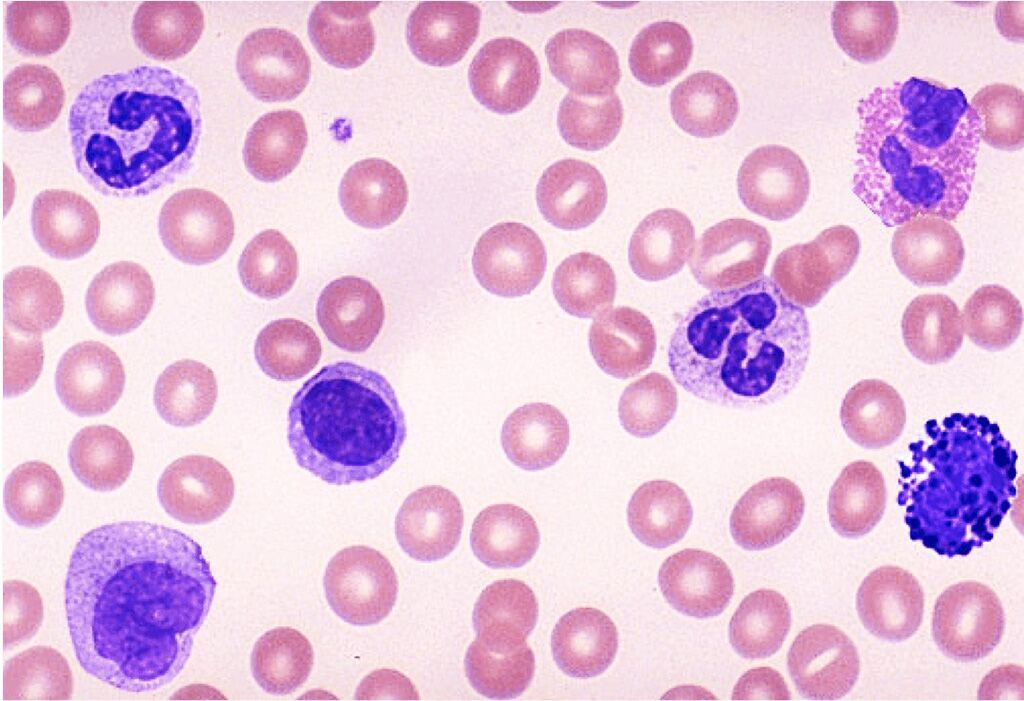
%> input picture Clase2/imagen.jpeg, 1024 x 701 px
$ octave ProcesadoLeucositos.m   (GNU Octave 9; MATLAB toolbox functions it lacks are replaced by stand-ins)
%> lines starting %> are read from the running program, lines starting %| are printed output that depends on the picture; in (x1, y1, x2, y2) boxes, pixels count from 0 and x2, y2 are one past the last pixel; in counts of white or black regions, pixels touching at a corner belong together; the program's own positions count from 1
clear all, close all, clc
a = imread('imagen.jpeg');
%> a is the input picture: size 701x1024x3 uint8; mean R, G, B 227.5, 190.9, 221
a1 = a;
figure; imshow (a); impixelinfo
b = rgb2gray(a);
figure; imshow(b); impixelinfo
figure; imhist(b)
%> after `imhist(b)`:
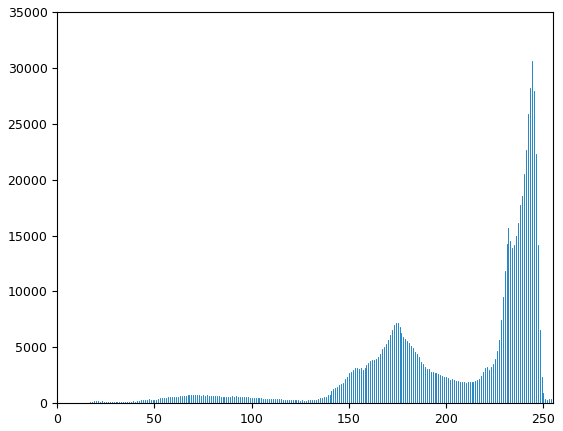
%> figure redrawn from the program's plot data; highest point at x = 244, y = 30582
c = b;
c(c<50) = 0;
%> c: size 701x1024 uint8; min 0, max 255, mean 205
c(c>130) = 0;
d = c;
figure; imshow(c);
c(c>0) = 255;
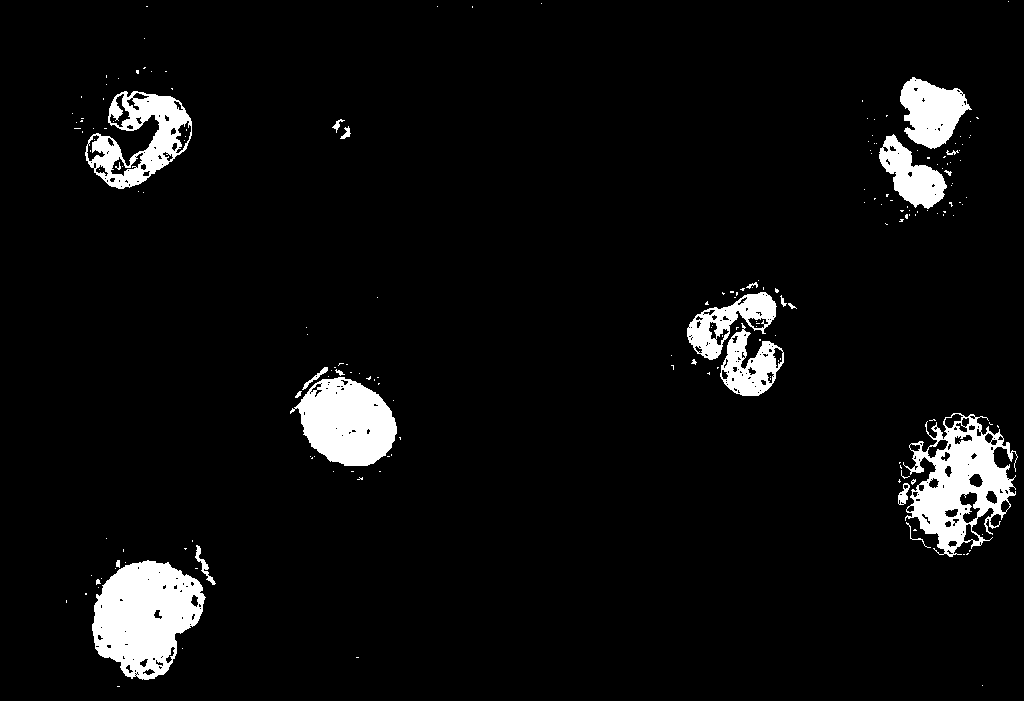
%> c: size 701x1024 uint8; 5.5% white; 192 white regions (169 under 20 px), largest, box (x1, y1, x2, y2) and area: (92, 560, 206, 680) 9123, (903, 413, 1018, 557) 7672, (290, 377, 397, 466) 6441
figure; imshow([b,d,c]);
%> after `imshow([b,d,c])`:
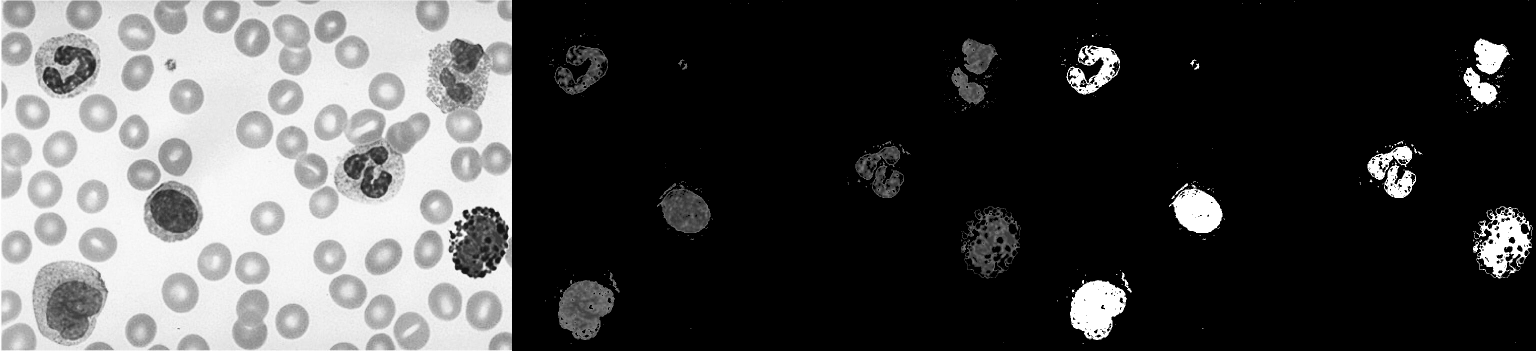
%> displayed picture: size 701x3072, on the screen's scale of 0 to 255 (shown at 1/2 size); min 0, max 255, mean 74.7
e = cat(3,c,c,c);
a(e==0) = 0;
figure; imshow(a);
f = b;
b(b<150)=0; b(b>200)=0; b(b>0)=255;
%> after `b(b<150)=0`:
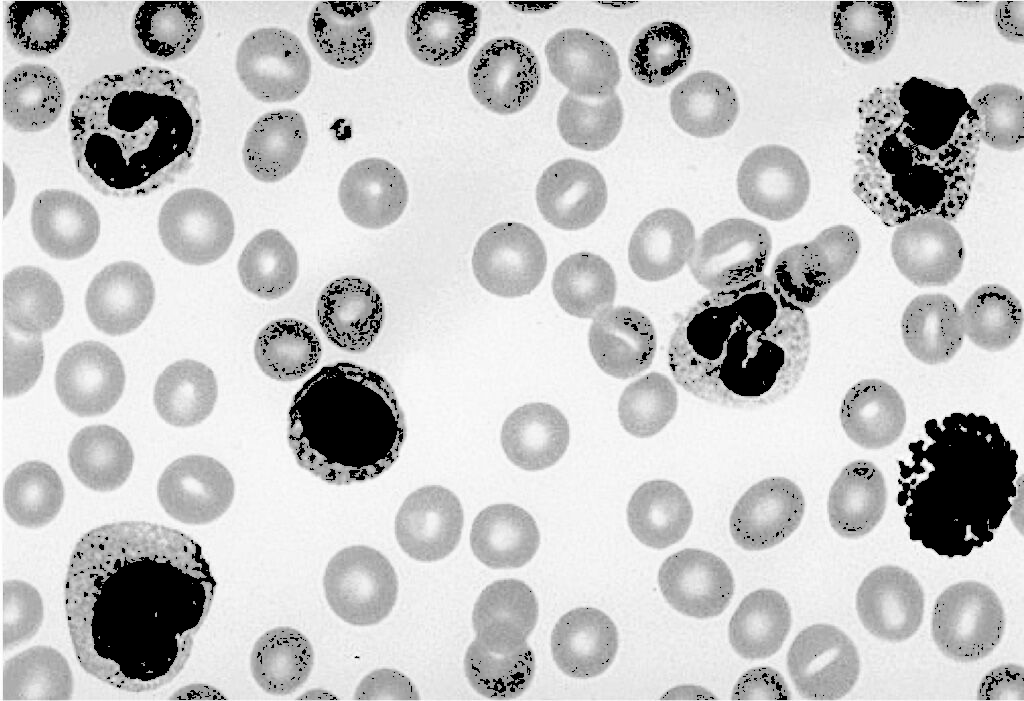
%> b: size 701x1024 uint8; min 0, max 255, mean 196.4
%> after `b(b>0)=255`: b: size 701x1024 uint8; 29.5% white; 348 white regions (255 under 20 px), largest, box (x1, y1, x2, y2) and area: (853, 81, 1024, 285) 11474, (668, 219, 860, 399) 10641, (65, 522, 217, 692) 8389
figure; imshow(b);
g = cat(3,b,b,b);
a1(g==0) = 0;
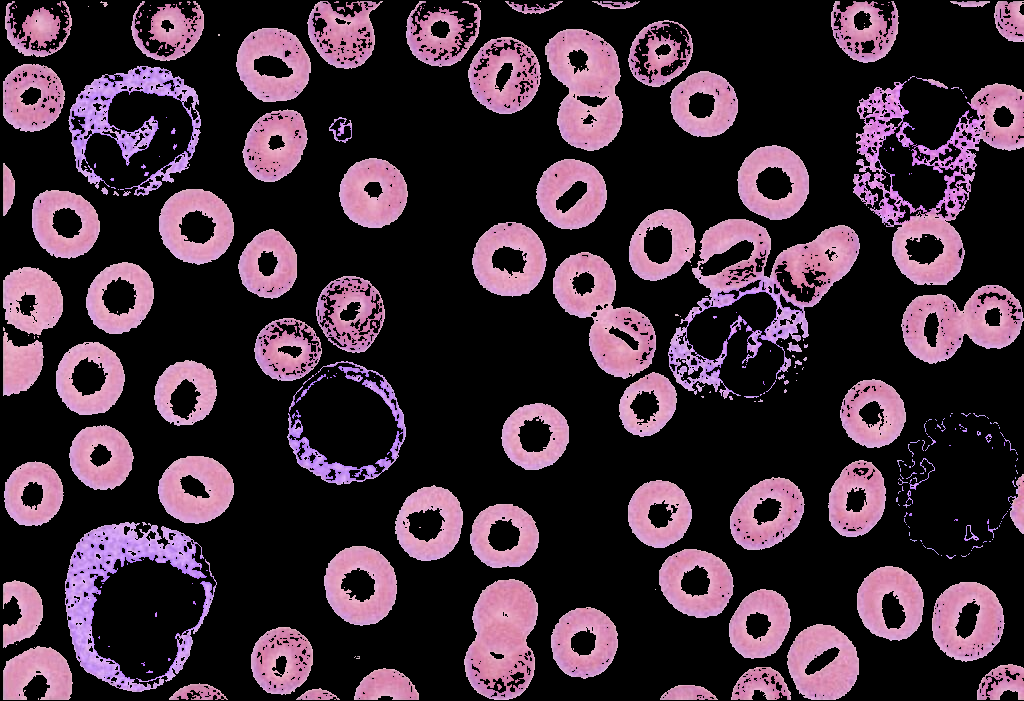
%> a1: size 701x1024x3 uint8; mean R, G, B 63.5, 44.1, 57.3
figure; imshow([f,b]);
%> after `imshow([f,b])`:
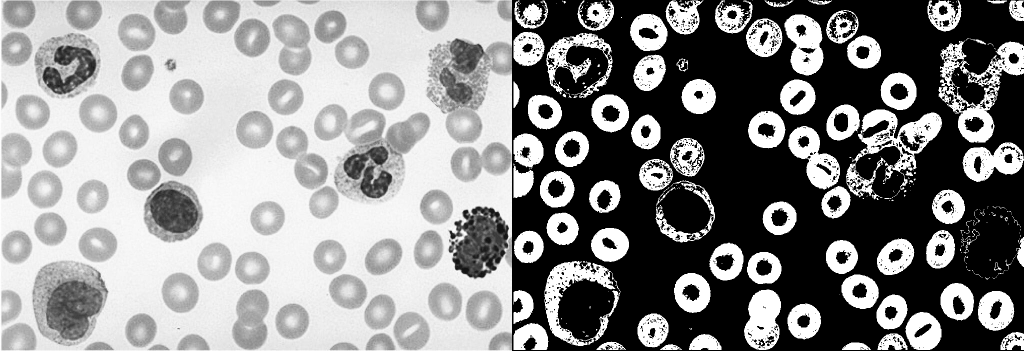
%> displayed picture: size 701x2048, on the screen's scale of 0 to 255 (shown at 1/2 size); min 0, max 255, mean 140.2
figure; imshow(a1);
[fil,col,cap] = size(a);
%> fil = 701; col = 1024; cap = 3
area_total = fil*col
%> area_total = 717824
d(d>0) = 1;
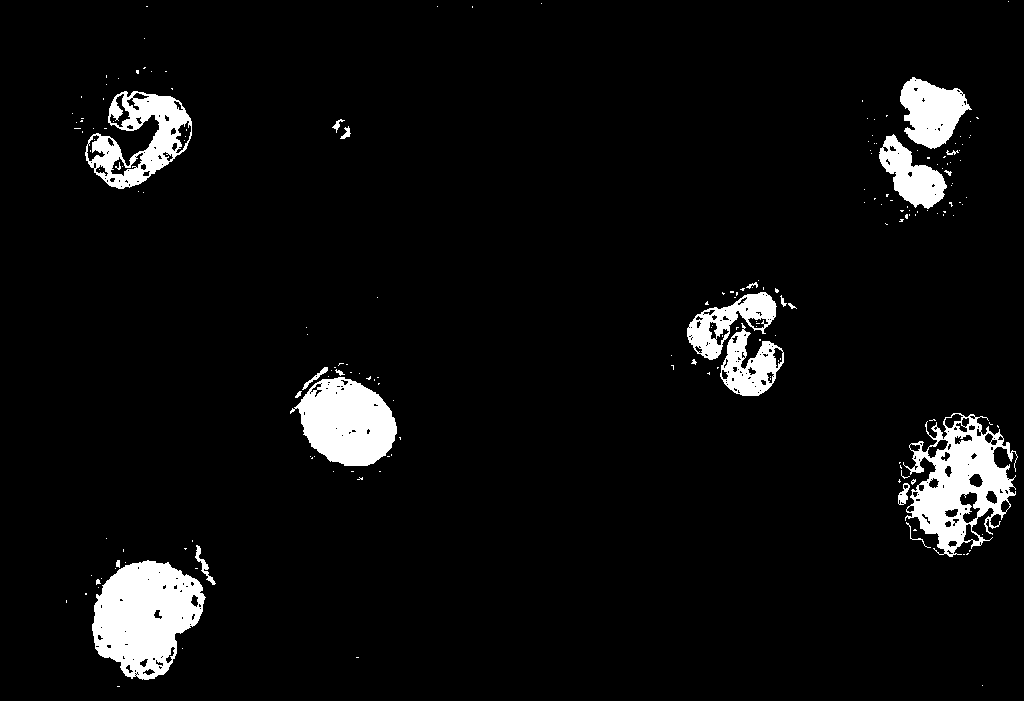
%> d: size 701x1024 uint8; values 0 (black) and 1 (white), 5.5% white; 192 white regions (169 under 20 px), largest, box (x1, y1, x2, y2) and area: (92, 560, 206, 680) 9123, (903, 413, 1018, 557) 7672, (290, 377, 397, 466) 6441
area_l = sum(d(:))
%> area_l = 39718

$ run again, with Clase2/texto.png saved as Clase2/imagen.jpeg
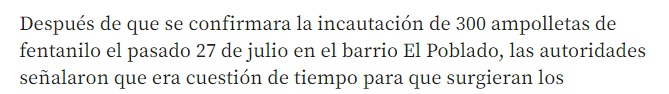
%> input picture Clase2/texto.png, 669 x 94 px
%> a is the input picture: size 94x669x3 uint8; mean R, G, B 235.3, 235.8, 234.8
%> `c(c>0) = 255;`:
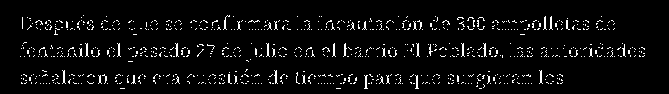
%> c: size 94x669 uint8; 4.9% white in thin lines or dots, all inside (x1, y1, x2, y2) = (20, 15, 645, 89)
%> `d(d>0) = 1;`:
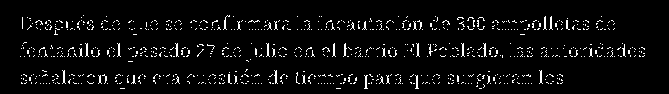
%> d: size 94x669 uint8; values 0 (black) and 1 (white), 4.9% white in thin lines or dots, all inside (x1, y1, x2, y2) = (20, 15, 645, 89)
%> area_l = 3076
